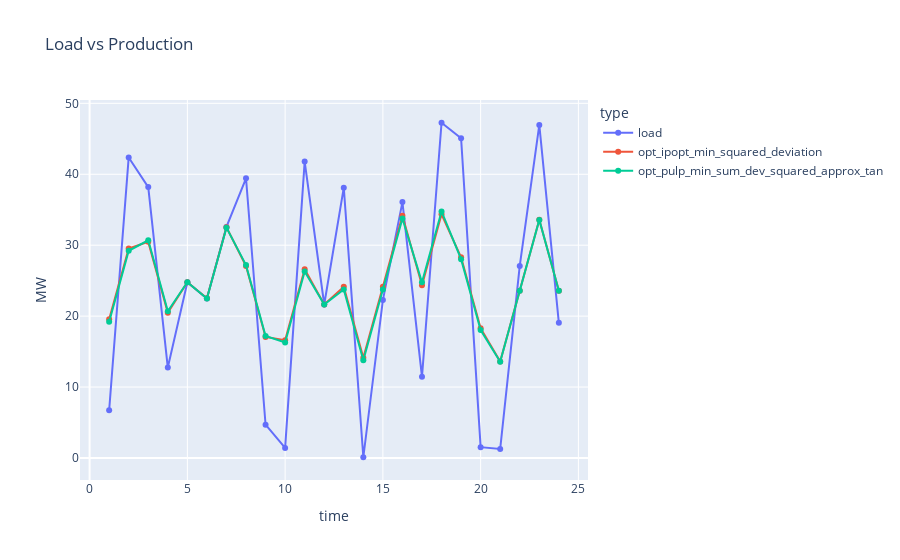

Notebook source saved alongside this figure:
### Code cell
df_sol_pulp3 = pd.DataFrame(dict(
    time = [t for t in range(1,T+1)],
    power = [pulp.value(prod[t]) for t in range(1,T+1)],
    type = "opt_pulp_min_sum_dev_squared_approx_tan"
))

fig = px.line(pd.concat([df_load,
                         df_sol_ipopt,
                         #df_sol_pulp,
                         #df_sol_pulp2,
                         df_sol_pulp3]), x="time", y="power",color="type", title="Load vs Production", markers=True) 
fig.update_layout(xaxis_title="time", yaxis_title="MW")
fig.show()

### Figure 1 — Plotly figure (JSON) as saved in the notebook; plotly's stock layout.template omitted (floating-point values rounded to 4 significant figures)
{"data": [{"hovertemplate": "type=load<br>time=%{x}<br>power=%{y}<extra></extra>", "legendgroup": "load", "line": {"color": "#636efa", "dash": "solid"}, "marker": {"symbol": "circle"}, "mode": "markers+lines", "name": "load", "orientation": "v", "showlegend": true, "type": "scatter", "x": [1, 2, 3, 4, 5, 6, 7, 8, 9, 10, 11, 12, 13, 14, 15, 16, 17, 18, 19, 20, 21, 22, 23, 24], "xaxis": "x", "y": [6.718, 42.37, 38.19, 12.75, 24.77, 22.47, 32.58, 39.44, 4.693, 1.417, 41.79, 21.64, 38.11, 0.1053, 22.27, 36.08, 11.44, 47.26, 45.07, 1.529, 1.272, 27.07, 46.96, 19.06], "yaxis": "y"}, {"hovertemplate": "type=opt_ipopt_min_squared_deviation<br>time=%{x}<br>power=%{y}<extra></extra>", "legendgroup": "opt_ipopt_min_squared_deviation", "line": {"color": "#EF553B", "dash": "solid"}, "marker": {"symbol": "circle"}, "mode": "markers+lines", "name": "opt_ipopt_min_squared_deviation", "orientation": "v", "showlegend": true, "type": "scatter", "x": [1, 2, 3, 4, 5, 6, 7, 8, 9, 10, 11, 12, 13, 14, 15, 16, 17, 18, 19, 20, 21, 22, 23, 24], "xaxis": "x", "y": [19.54, 29.54, 30.47, 20.47, 24.77, 22.53, 32.53, 27.06, 17.06, 16.6, 26.6, 21.64, 24.14, 14.14, 24.14, 34.14, 24.35, 34.35, 28.3, 18.3, 13.59, 23.59, 33.59, 23.59], "yaxis": "y"}, {"hovertemplate": "type=opt_pulp_min_sum_dev_squared_approx_tan<br>time=%{x}<br>power=%{y}<extra></extra>", "legendgroup": "opt_pulp_min_sum_dev_squared_approx_tan", "line": {"color": "#00cc96", "dash": "solid"}, "marker": {"symbol": "circle"}, "mode": "markers+lines", "name": "opt_pulp_min_sum_dev_squared_approx_tan", "orientation": "v", "showlegend": true, "type": "scatter", "x": [1, 2, 3, 4, 5, 6, 7, 8, 9, 10, 11, 12, 13, 14, 15, 16, 17, 18, 19, 20, 21, 22, 23, 24], "xaxis": "x", "y": [19.22, 29.22, 30.69, 20.69, 24.77, 22.47, 32.47, 27.19, 17.19, 16.29, 26.29, 21.64, 23.77, 13.77, 23.77, 33.77, 24.76, 34.76, 28.03, 18.03, 13.57, 23.57, 33.57, 23.57], "yaxis": "y"}], "layout": {"autosize": true, "legend": {"title": {"text": "type"}, "tracegroupgap": 0}, "title": {"text": "Load vs Production"}, "xaxis": {"anchor": "y", "autorange": true, "domain": [0, 1], "range": [-0.4493, 25.45], "title": {"text": "time"}, "type": "linear"}, "yaxis": {"anchor": "x", "autorange": true, "domain": [0, 1], "range": [-3.786, 51.16], "title": {"text": "MW"}, "type": "linear"}}}
